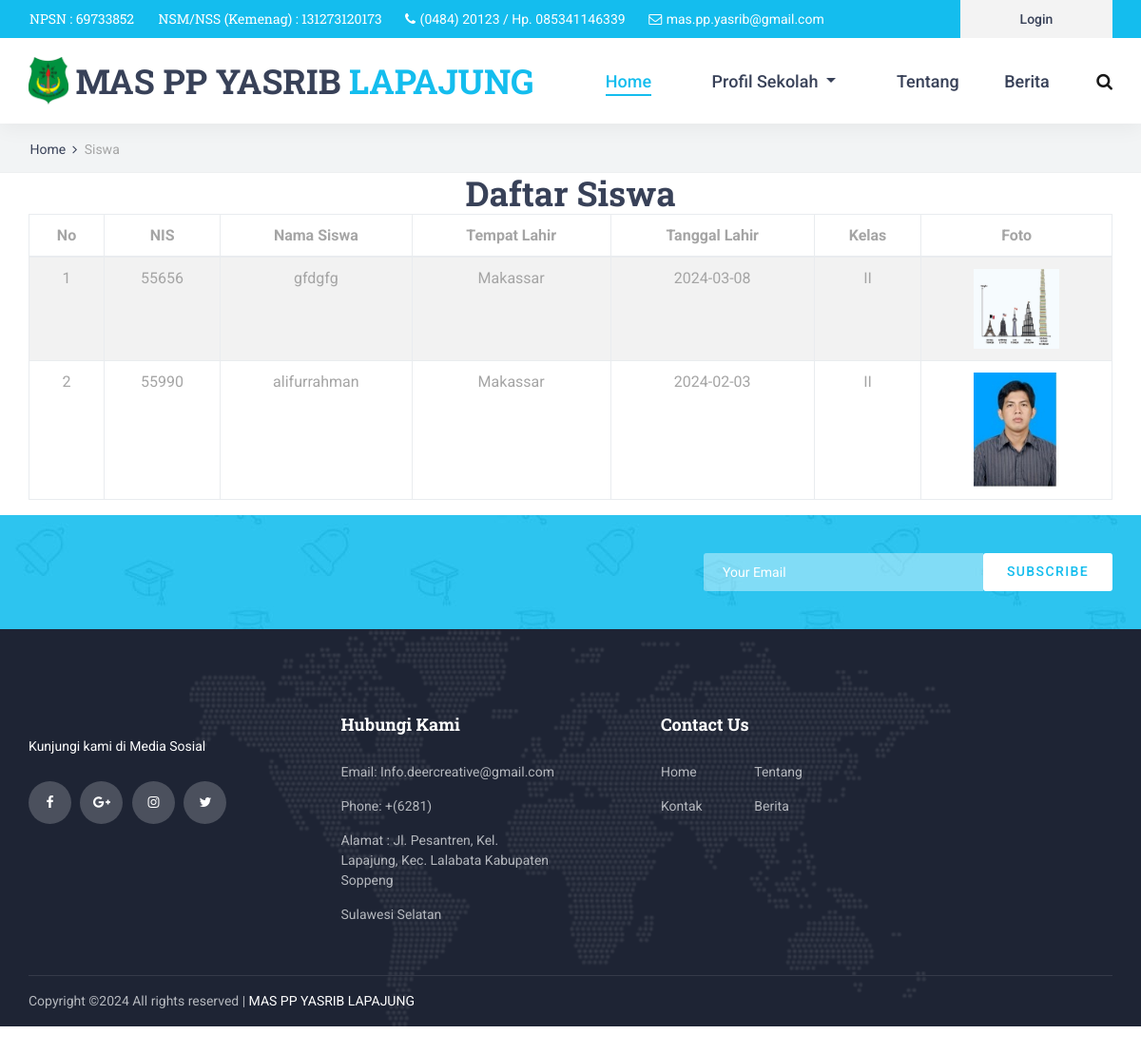
/index.php/home/siswa, run on the app's committed database.
### tables this page shows
CREATE TABLE `tb_siswa` (
  `id_siswa` int(11) NOT NULL,
  `nis` varchar(100) DEFAULT NULL,
  `nama_siswa` varchar(100) DEFAULT NULL,
  `tempat_lahir` varchar(100) DEFAULT NULL,
  `tgl_lahir` date DEFAULT NULL,
  `kelas` varchar(100) DEFAULT NULL,
  `foto_siswa` varchar(100) DEFAULT NULL
);

### application/views/layout/v_content.php (called while the page is built)
<?php
if ($isi) {
    $this->load->view($isi);
}

### application/views/layout/v_wrapper.php (called while the page is built)
<?php
require_once('v_head.php');
require_once('v_header.php');
require_once('v_nav.php');
require_once('v_content.php');
require_once('v_footer.php');

### application/controllers/Home.php (called while the page is built, shortened)
<?php
class Home extends CI_Controller {
	public function __construct()
    {
        $this->load->model('M_guru');
        $this->load->model('M_mapel');
		$this->load->model('M_home');
    }
	  public function siswa()
	  {
		$data = array(
			'title' => 'Siswa',
			'siswa' =>$this->M_home->siswa(),
			'isi' =>'v_siswa'
		);
		$this->load->view('layout/v_wrapper', $data, FALSE);
	  }
}

### index.php (called while the page is built, shortened)
<?php
require_once BASEPATH.'core/CodeIgniter.php';

### application/models/m_home.php (called while the page is built, shortened)
<?php
class M_home extends CI_Model{
    public function siswa(){
        $this->db->select('*');
        $this->db->from('tb_siswa');
        $this->db->order_by('id_siswa', 'desc');
        return $this->db->get()->result();
    }
}

### application/views/v_siswa.php (the view)
<div class="home">
	<div class="breadcrumbs_container">
		<div class="container">
			<div class="row">
				<div class="col">
					<div class="breadcrumbs">
						<ul>
							<li><a href="index.html">Home</a></li>
							<li>Siswa</li>
						</ul>
					</div>
				</div>
			</div>
		</div>
	</div>
</div>
<div class="contact">
	<div class="container">
	<div class="col-lg-12 text-center">
                        <h2>Daftar Siswa</h2>
                     </div>
			<table class="table table-striped table-bordered" id="mytable">
				<thead>
					<tr>
						<th class="text-center">No</th>
						<th class="text-center">NIS</th>
						<th class="text-center">Nama Siswa</th>
						<th class="text-center">Tempat Lahir</th>
						<th class="text-center">Tanggal Lahir</th>
						<th class="text-center">Kelas</th>
						<th class="text-center">Foto</th>
					</tr>
				</thead>
				<tbody>
					<?php $no = 1;
					foreach ($siswa as $key => $value) { ?>
						<tr>
							<td class="text-center"><?= $no++; ?></td>
							<td class="text-center"><?= $value->nis; ?></td>
							<td class="text-center"><?= $value->nama_siswa; ?></td>
							<td class="text-center"><?= $value->tempat_lahir; ?></td>
							<td class="text-center"><?= $value->tgl_lahir; ?></td>
							<td class="text-center"><?= $value->kelas; ?></td>
							<td class="text-center"><img src="<?= base_url('foto_siswa/' . $value->foto_siswa); ?>" width="90px" alt=""></td>
						</tr>
					<?php } ?>
				</tbody>
			</table>
	</div>
	<div class="newsletter">
		<div class="newsletter_background" style="background-image:url(<?= base_url() ?>template/front-end/images/newsletter_background.jpg)"></div>
		<div class="container">
			<div class="row">
				<div class="col">
					<div class="newsletter_container d-flex flex-lg-row flex-column align-items-center justify-content-start">
						<div class="newsletter_form_container ml-lg-auto">
							<form action="#" id="newsletter_form" class="newsletter_form d-flex flex-row align-items-center justify-content-center">
								<input type="email" class="newsletter_input" placeholder="Your Email" required="required">
								<button type="submit" class="newsletter_button">subscribe</button>
							</form>
						</div>
					</div>
				</div>
			</div>
		</div>
	</div>

### template/front-end/styles/courses.css (style rules this page uses)
* { margin: 0; padding: 0; -webkit-font-smoothing: antialiased; -webkit-text-shadow: rgba(0,0,0,.01) 0 0 1px; text-shadow: rgba(0,0,0,.01) 0 0 1px; }
body { font-family: 'Roboto', sans-serif; font-size: 14px; font-weight: 400; background: #FFFFFF; color: #a5a5a5; }
div { display: block; position: relative; -webkit-box-sizing: border-box; -moz-box-sizing: border-box; box-sizing: border-box; }
ul { list-style: none; margin-bottom: 0px; }
a, a:hover, a:visited, a:active, a:link { text-decoration: none; -webkit-font-smoothing: antialiased; -webkit-text-shadow: rgba(0,0,0,.01) 0 0 1px; text-shadow: rgba(0,0,0,.01) 0 0 1px; }
h2 { font-size: 36px; }
h1, h2, h3, h4, h5, h6 { font-family: 'Roboto Slab', serif; font-weight: 700; -webkit-font-smoothing: antialiased; -webkit-text-shadow: rgba(0,0,0,.01) 0 0 1px; text-shadow: rgba(0,0,0,.01) 0 0 1px; color: #384158; margin-bottom: 0; }
.home { width: 100%; height: 182px; background: #f2f4f5; border-bottom: solid 1px #edeff0; }
.breadcrumbs_container { position: absolute; left: 0; bottom: 0; width: 100%; padding-bottom: 13px; padding-left: 3px; }
.breadcrumbs ul li { display: inline-block; position: relative; }
.breadcrumbs ul li:not(:last-child)::after { display: inline-block; font-family: 'FontAwesome'; content: '\f105'; margin-left: 7px; margin-right: 4px; color: #384158; }
.breadcrumbs ul li a { font-size: 14px; font-weight: 400; color: #384158; -webkit-transition: all 200ms ease; -moz-transition: all 200ms ease; -ms-transition: all 200ms ease; -o-transition: all 200ms ease; transition: all 200ms ease; }
.newsletter { width: 100%; }
.newsletter_background { position: absolute; top: 0; left: 0; width: 100%; height: 100%; }
.newsletter_container { width: 100%; height: 120px; }
.newsletter_form_container { width: 450px; padding-left: 20px; }
.newsletter_form { display: block; position: relative; width: 100%; }
.newsletter_input { width: calc(100% - 136px); height: 40px; background: rgba(255,255,255,0.4); border: none; outline: none; padding-left: 20px; color: #FFFFFF; border-top-left-radius: 3px; border-bottom-left-radius: 3px; }
.newsletter_button { width: 136px; height: 40px; background: #FFFFFF; border-radius: 3px; border: none; outline: none; cursor: pointer; font-size: 14px; text-transform: uppercase; color: #14bdee; font-weight: 500; letter-spacing: 0.1em; }

### template/front-end/styles/about.css (style rules this page uses)
* { margin: 0; padding: 0; -webkit-font-smoothing: antialiased; -webkit-text-shadow: rgba(0,0,0,.01) 0 0 1px; text-shadow: rgba(0,0,0,.01) 0 0 1px; }
body { font-family: 'Roboto', sans-serif; font-size: 14px; font-weight: 400; background: #FFFFFF; color: #a5a5a5; }
div { display: block; position: relative; -webkit-box-sizing: border-box; -moz-box-sizing: border-box; box-sizing: border-box; }
ul { list-style: none; margin-bottom: 0px; }
a, a:hover, a:visited, a:active, a:link { text-decoration: none; -webkit-font-smoothing: antialiased; -webkit-text-shadow: rgba(0,0,0,.01) 0 0 1px; text-shadow: rgba(0,0,0,.01) 0 0 1px; }
h2 { font-size: 36px; }
h1, h2, h3, h4, h5, h6 { font-family: 'Roboto Slab', serif; font-weight: 700; -webkit-font-smoothing: antialiased; -webkit-text-shadow: rgba(0,0,0,.01) 0 0 1px; text-shadow: rgba(0,0,0,.01) 0 0 1px; color: #384158; margin-bottom: 0; }
.home { width: 100%; height: 182px; background: #f2f4f5; border-bottom: solid 1px #edeff0; }
.breadcrumbs_container { position: absolute; left: 0; bottom: 0; width: 100%; padding-bottom: 13px; padding-left: 3px; }
.breadcrumbs ul li { display: inline-block; position: relative; }
.breadcrumbs ul li:not(:last-child)::after { display: inline-block; font-family: 'FontAwesome'; content: '\f105'; margin-left: 7px; margin-right: 4px; color: #384158; }
.breadcrumbs ul li a { font-size: 14px; font-weight: 400; color: #384158; -webkit-transition: all 200ms ease; -moz-transition: all 200ms ease; -ms-transition: all 200ms ease; -o-transition: all 200ms ease; transition: all 200ms ease; }

### data on the page
tb_siswa: nis "55656", nama_siswa "gfdgfg", tempat_lahir "Makassar", tgl_lahir "2024-03-08", kelas "II", foto_siswa (picture)
tb_siswa: nis "55990", nama_siswa "alifurrahman", tempat_lahir "Makassar", tgl_lahir "2024-02-03", kelas "II", foto_siswa (picture)
